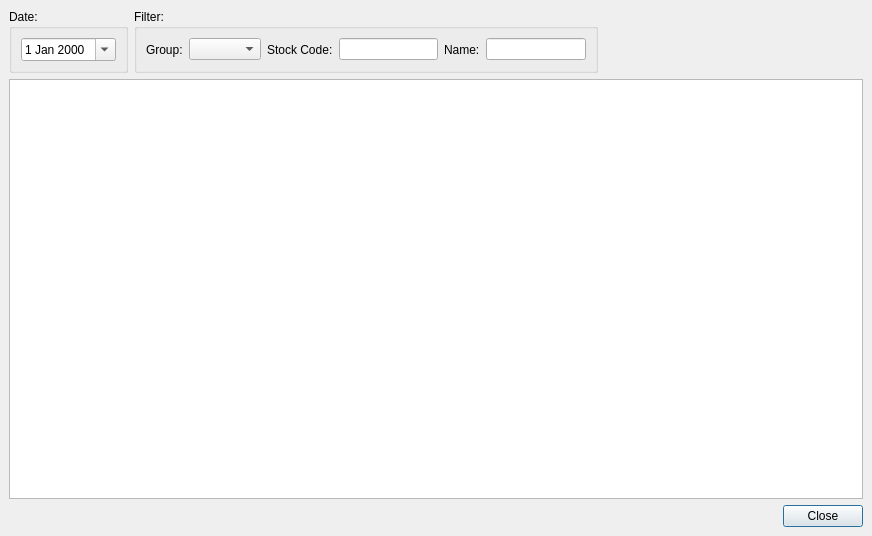
<ui version="4.0" >
 <class>tcStockDataInfoDialog</class>
 <widget class="QDialog" name="tcStockDataInfoDialog" >
  <property name="geometry" >
   <rect>
    <x>0</x>
    <y>0</y>
    <width>872</width>
    <height>536</height>
   </rect>
  </property>
  <property name="windowTitle" >
   <string>Stock Data...</string>
  </property>
  <layout class="QVBoxLayout" >
   <property name="margin" >
    <number>9</number>
   </property>
   <property name="spacing" >
    <number>6</number>
   </property>
   <item>
    <layout class="QHBoxLayout" >
     <property name="margin" >
      <number>0</number>
     </property>
     <property name="spacing" >
      <number>6</number>
     </property>
     <item>
      <widget class="QGroupBox" name="gbx1" >
       <property name="title" >
        <string>Date:</string>
       </property>
       <layout class="QHBoxLayout" >
        <property name="margin" >
         <number>9</number>
        </property>
        <property name="spacing" >
         <number>6</number>
        </property>
        <item>
         <widget class="QDateEdit" name="cld1" >
          <property name="calendarPopup" >
           <bool>true</bool>
          </property>
         </widget>
        </item>
       </layout>
      </widget>
     </item>
     <item>
      <widget class="QGroupBox" name="gbx2" >
       <property name="title" >
        <string>Filter:</string>
       </property>
       <layout class="QHBoxLayout" >
        <property name="margin" >
         <number>9</number>
        </property>
        <property name="spacing" >
         <number>6</number>
        </property>
        <item>
         <widget class="QLabel" name="lbl1" >
          <property name="text" >
           <string>Group:</string>
          </property>
         </widget>
        </item>
        <item>
         <widget class="QComboBox" name="cbo1" />
        </item>
        <item>
         <widget class="QLabel" name="lbl2" >
          <property name="text" >
           <string>Stock Code:</string>
          </property>
         </widget>
        </item>
        <item>
         <widget class="QLineEdit" name="edt1" />
        </item>
        <item>
         <widget class="QLabel" name="lbl3" >
          <property name="text" >
           <string>Name:</string>
          </property>
         </widget>
        </item>
        <item>
         <widget class="QLineEdit" name="edt2" />
        </item>
       </layout>
      </widget>
     </item>
     <item>
      <spacer>
       <property name="orientation" >
        <enum>Qt::Horizontal</enum>
       </property>
       <property name="sizeHint" >
        <size>
         <width>281</width>
         <height>56</height>
        </size>
       </property>
      </spacer>
     </item>
    </layout>
   </item>
   <item>
    <widget class="QTableView" name="tbl1" />
   </item>
   <item>
    <widget class="QDialogButtonBox" name="buttonBox" >
     <property name="orientation" >
      <enum>Qt::Horizontal</enum>
     </property>
     <property name="standardButtons" >
      <set>QDialogButtonBox::Close</set>
     </property>
    </widget>
   </item>
  </layout>
 </widget>
 <resources/>
 <connections>
  <connection>
   <sender>buttonBox</sender>
   <signal>accepted()</signal>
   <receiver>tcStockDataInfoDialog</receiver>
   <slot>accept()</slot>
   <hints>
    <hint type="sourcelabel" >
     <x>248</x>
     <y>254</y>
    </hint>
    <hint type="destinationlabel" >
     <x>157</x>
     <y>274</y>
    </hint>
   </hints>
  </connection>
  <connection>
   <sender>buttonBox</sender>
   <signal>rejected()</signal>
   <receiver>tcStockDataInfoDialog</receiver>
   <slot>reject()</slot>
   <hints>
    <hint type="sourcelabel" >
     <x>316</x>
     <y>260</y>
    </hint>
    <hint type="destinationlabel" >
     <x>286</x>
     <y>274</y>
    </hint>
   </hints>
  </connection>
 </connections>
</ui>
